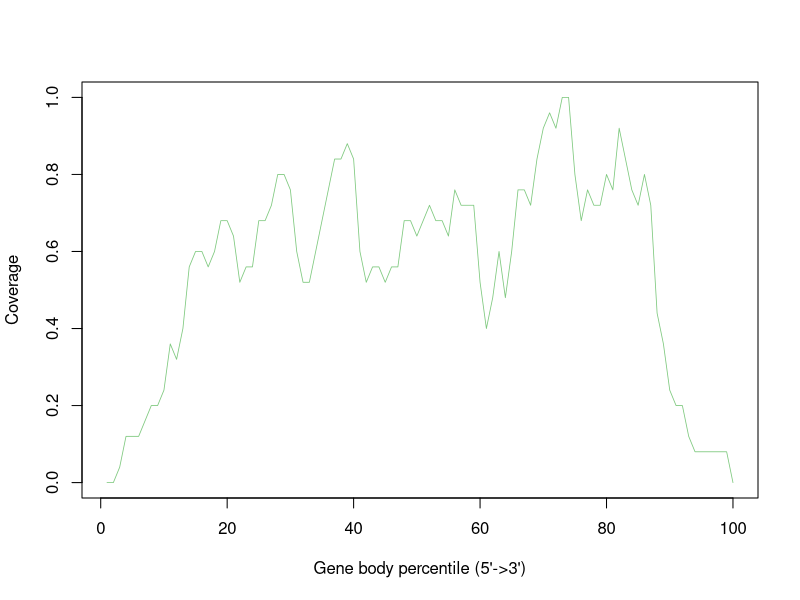

Reproduce this figure in R.
Atha_Ler_0_sl_FLT_0.18G_Rep3_Aligned.sortedByCoord_sorted.out <- c(0.0,0.0,0.04,0.12,0.12,0.12,0.16,0.2,0.2,0.24,0.36,0.32,0.4,0.56,0.6,0.6,0.56,0.6,0.68,0.68,0.64,0.52,0.56,0.56,0.68,0.68,0.72,0.8,0.8,0.76,0.6,0.52,0.52,0.6,0.68,0.76,0.84,0.84,0.88,0.84,0.6,0.52,0.56,0.56,0.52,0.56,0.56,0.68,0.68,0.64,0.68,0.72,0.68,0.68,0.64,0.76,0.72,0.72,0.72,0.52,0.4,0.48,0.6,0.48,0.6,0.76,0.76,0.72,0.84,0.92,0.96,0.92,1.0,1.0,0.8,0.68,0.76,0.72,0.72,0.8,0.76,0.92,0.84,0.76,0.72,0.8,0.72,0.44,0.36,0.24,0.2,0.2,0.12,0.08,0.08,0.08,0.08,0.08,0.08,0.0)


pdf("Atha_Ler-0_sl_FLT_0.18G_Rep3.geneBodyCoverage.curves.pdf")
x=1:100
icolor = colorRampPalette(c("#7fc97f","#beaed4","#fdc086","#ffff99","#386cb0","#f0027f"))(1)
plot(x,Atha_Ler_0_sl_FLT_0.18G_Rep3_Aligned.sortedByCoord_sorted.out,type='l',xlab="Gene body percentile (5'->3')", ylab="Coverage",lwd=0.8,col=icolor[1])
dev.off()
